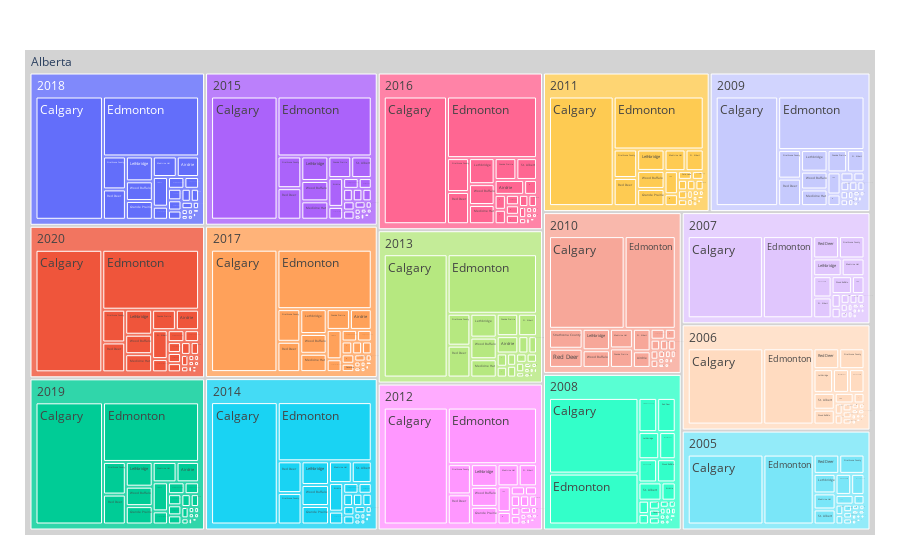

Notebook source saved alongside this figure:
### Code cell
fig = px.treemap(total_reg, path=[px.Constant("Alberta"), 'Year', 'Municipality'], values='Registration_Count')
fig.update_traces(root_color="lightgrey")
fig.update_layout(margin = dict(t=50, l=25, r=25, b=25))
fig.show()

### Figure 1 — Plotly figure (JSON) as saved in the notebook; plotly's stock layout.template omitted (floating-point values rounded to 4 significant figures; data arrays with more than 128 entries replaced by an {"elided": "..."} marker saying what was removed)
{"data": [{"branchvalues": "total", "domain": {"x": [0, 1], "y": [0, 1]}, "hovertemplate": "labels=%{label}<br>Registration_Count=%{value}<br>parent=%{parent}<br>id=%{id}<extra></extra>", "ids": {"elided": "497 str values"}, "labels": {"elided": "497 str values"}, "name": "", "parents": {"elided": "497 str values"}, "root": {"color": "lightgrey"}, "type": "treemap", "values": {"elided": "497 int values"}}], "layout": {"autosize": true, "legend": {"tracegroupgap": 0}, "margin": {"b": 25, "l": 25, "r": 25, "t": 50}}}
